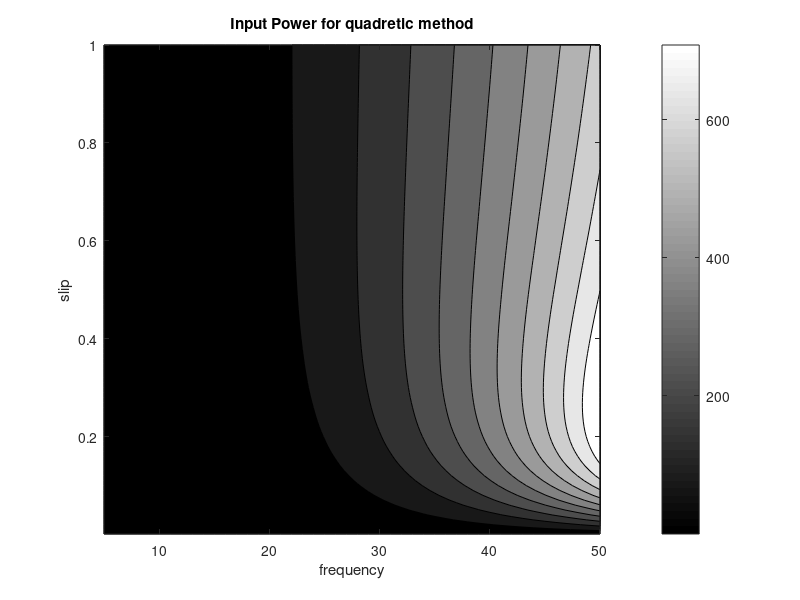
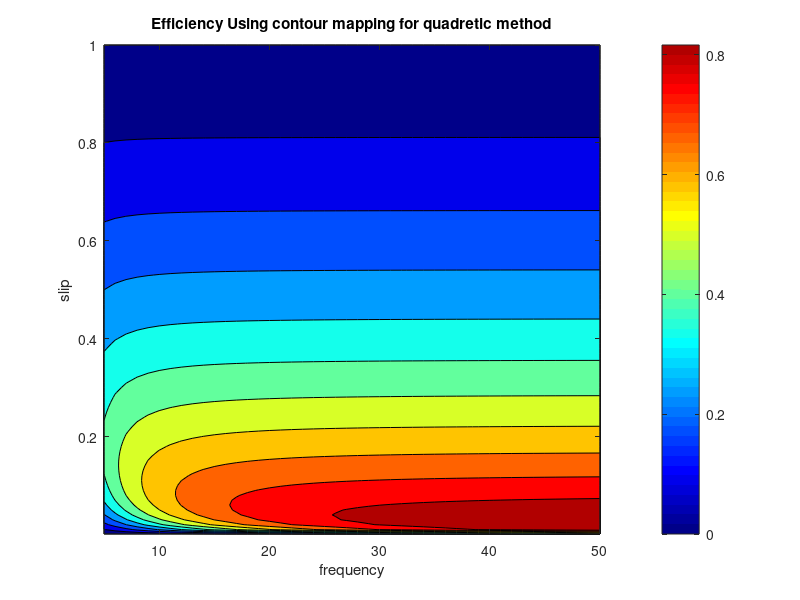

The MATLAB script that drew these images, in order:

clc

clear all
%%%%% Motor Parameter%%%%%%%%%%%%%%%%
f=5:1:50;% generating 46 frequency value
r1=25.6;
l1=.1680;
r2=18.58;
l2=.1680;
lm=2.0275;
p=4;



%%%%%% Essential value calculation%%%%%

vline2line=(f./50).^2.*415;% generating 46 line to line voltage value correspondig to V/f relation
v_phase=vline2line/sqrt(3);% 46 phase voltage of the line2line voltage
n_sync=120*f/p;%46 synchronous speed value 
w_sync=n_sync*2*pi/60;% syncronos speed in rad/s
s=(0:1:100)/100;% Generating 101 slip value which will be used for each V/f pair 
s(1)=0.001;% slip should not be zero anyway
x1=2*pi*f*l1;% 46 stator impedence value
x2=2*pi*f*l2;%46 rotor impedence value
xm=2*pi*f*lm;%46 magnetization impedence value
z_th=(((1j*xm).*(r1+1j*x1))./(r1+1j*(x1+xm)));%46 thevenin impedence value
r_th=real(z_th);%46 rth
x_th=imag(z_th);%46 xth
v_th=v_phase.*(xm./sqrt(r1^2+(x1+xm).^2));%46 vth value


%%% Induced/ Electromagnetic Torque and output mechanical power calculation
t_ind=zeros(101,46);
p_out=zeros(101,46);
nm=zeros(1,101);%%Just a bucket to update value
wm=zeros(1,101);%% Just a bucket to update value
for column=1:46
    nm=(1-s)*n_sync(column);
    wm=nm*2*pi/60;
    for row=1:101
        t_ind(row,column)=(3*r2.*v_th(column)^2)./(w_sync(column).*((r_th(column)+(r2/s(row)))^2+(x_th(column)+x2(column))^2)*s(row));
        p_out(row,column)=t_ind(row,column).*wm(row);
    end
end





[fr,sc]=meshgrid(f,s);%%% fr is a 2D matrix.It`s value changes on column.all Row is duplicate of
%%% first row and number of row is equal to s`s number. sc is a 2d matrix. It`s value changes on 
%%% row.all Column is  duplicate of 1st column

%%%%Input Impedence Calculation
z_in=r1+1j*2*pi.*fr*l1+((((r2./sc)+1j*2*pi.*fr*l2).*(1j*2*pi.*fr*lm))./((r2./sc)+1j*2*pi.*fr*(l2+lm)));

%%%%%% input current calculation
i_in=zeros(101,46);
for column=1:46
    for row=1:101
        i_in(row,column)=v_phase(column)./z_in(row,column);%% as fr only chage in column so v_phase`s 
        %%% value change in new column  
    end
end

%%%%%%% cartesian to Polar
[theta_in,mag_in]=cart2pol(real(i_in),imag(i_in)); 
        
%%%% Power factor Calculation
pf=cos(theta_in);

%%%%% Input Power Calculation
p_in=zeros(101,46);
for column=1:46
    for row=1:101
        p_in(row,column)=3.*v_phase(column).*mag_in(row,column).*pf(row,column);%% as fr only chage in column so v_phase`s 
        %%% value change in new column  
    end
end

%%%%%% Efficiency Calculation
eff=zeros(101,46);
eff=p_out./p_in;
% 
%     figure
%     surf(fr,sc,pf);
%     xlabel('frequency');
%     ylabel('slip')
%     zlabel('power factor for quadretic method')
%     %%%shading interp % gets rid of black line in surface plot
%     colormap(jet(50)); % give a predefined colour choice
%     colorbar % Add a colorbar that acts as a legend for colors
%     
%     
%     figure
%     contourf(fr,sc,pf);
%     xlabel('frequency');
%     ylabel('slip')
%     zlabel('power factor for quadretic method')
%     title('Contour of power factor for quadretic method ')
%     %%%shading interp % gets rid of black line in surface plot
%     colormap(jet(50)); % give a predefined colour choice
%     colorbar % Add a colorbar that acts as a legend for colors
%    
%     figure
%     contourf(fr,sc,mag_in);
%     xlabel('frequency');
%     ylabel('slip');
%     zlabel('Input Phase current,RMS,for quadretic method');
%     title('Input Phase current,RMS,for quadretic method');
%      colormap(jet(50));
%     colorbar
%     
%     
    
    figure
    contourf(fr,sc,p_in);
    xlabel('frequency');
    ylabel('slip');
    zlabel('Input Power for quadretic method');
    title('Input Power for quadretic method'); 
    colormap(gray);
    colorbar
    
    
    
%     figure
%     surf(fr,sc,p_out);
%     xlabel('frequency');
%     ylabel('slip');
%     zlabel('Output Power for quadretic method');
%      colormap(jet(50));
%     colorbar
%     
%     
%     figure
%     surf(fr,sc,eff);
%     xlabel('frequency');
%     ylabel('slip');
%     zlabel('Efficiency for quadretic method');
%     colormap(gray(50));
%     colorbar
%     
    
    %%%%%%Contour
    
     figure
    contourf(fr,sc,eff);
    xlabel('frequency');
    ylabel('slip');
    zlabel('Efficiency');
    title('Efficiency Using contour mapping for quadretic method')
    colormap(jet(50));
    colorbar
    
%     %%%%%% Filled Contour, contourf
%     figure
%     contourf(fr,sc,eff);
%     xlabel('frequency');
%     ylabel('slip');
%     zlabel('Efficiency');
%     title('Efficiency Using  contour mapping for quadretic method')
%     colormap(jet(50));
%     colorbar
%     
%     
%     %%%%%% combine surf and contour, surfc
%     figure(8)
%     surfc(fr,sc,eff);
%     xlabel('frequency');
%     ylabel('slip');
%     zlabel('Efficiency');
%     title('Efficiency Using combined surf and  contour mapping')
%     colormap(jet(50));
%     colorbar
%     
    